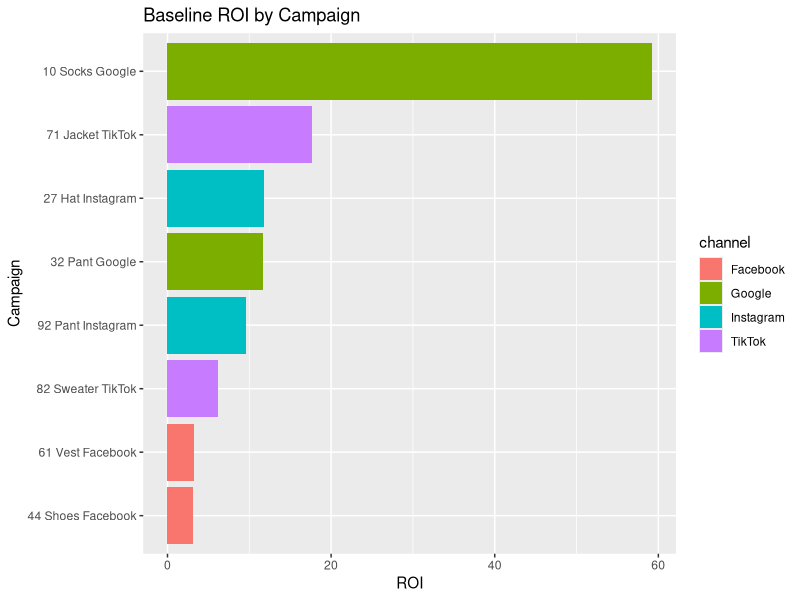

Reproduce this figure in R.
## ---- chunk 1
library(tidyverse)

set.seed(42)
ads <- tibble(
  campaign = c("82 Sweater TikTok","61 Vest Facebook","92 Pant Instagram","32 Pant Google",
               "71 Jacket TikTok","44 Shoes Facebook","27 Hat Instagram","10 Socks Google"),
  channel  = c("TikTok","Facebook","Instagram","Google","TikTok","Facebook","Instagram","Google"),
  spend    = round(runif(8, 500, 2500), 0),
  clicks   = round(runif(8, 1500, 12000), 0)
) |>
  mutate(
    conv    = round(clicks * runif(n(), 0.01, 0.04), 0),
    aov     = round(runif(n(), 45, 120), 0),
    revenue = conv * aov,
    roi     = (revenue - spend) / spend
  ) |>
  arrange(desc(roi))

ads
## ---- chunk 2
baseline <- ads |>
  summarise(
    campaigns   = n(),
    total_spend = sum(spend),
    total_rev   = sum(revenue),
    avg_roi     = mean(roi)
  )
baseline
## ---- chunk 3
alloc <- 20000

# top quartile of campaigns by ROI (use nrow(), not n())
top_q <- ads |> slice_head(n = ceiling(nrow(ads) / 4))

# proportional weights by ROI within top quartile
weights <- top_q$roi / sum(top_q$roi)

top_alloc <- top_q |>
  mutate(
    add_spend = round(alloc * weights, 0),
    proj_rev  = revenue + add_spend * (1 + roi)
  )

proj <- ads |>
  anti_join(top_q, by = "campaign") |>
  mutate(add_spend = 0, proj_rev = revenue) |>
  bind_rows(top_alloc)

projected <- proj |>
  summarise(
    new_spend   = sum(spend + add_spend),
    new_rev     = sum(proj_rev),
    new_avg_roi = (new_rev - new_spend) / new_spend
  )
projected
## ---- chunk 4
ads |>
  ggplot(aes(x = reorder(campaign, roi), y = roi, fill = channel)) +
  geom_col() +
  coord_flip() +
  labs(x = "Campaign", y = "ROI", title = "Baseline ROI by Campaign")
